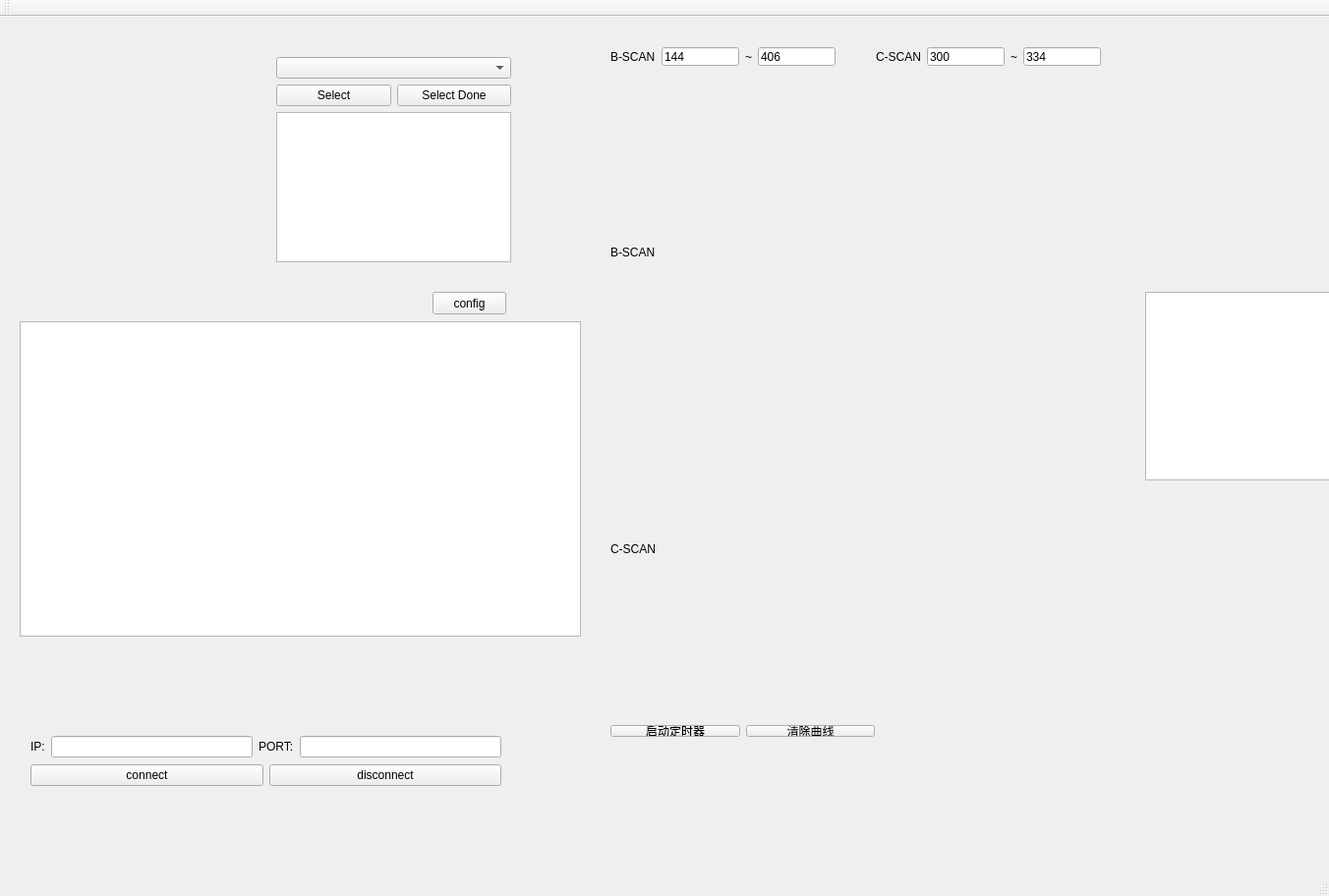
<?xml version="1.0" encoding="UTF-8"?>
<ui version="4.0">
 <class>Matlab_control_showClass</class>
 <widget class="QMainWindow" name="Matlab_control_showClass">
  <property name="geometry">
   <rect>
    <x>0</x>
    <y>0</y>
    <width>1352</width>
    <height>912</height>
   </rect>
  </property>
  <property name="windowTitle">
   <string>Matlab_control_show_show</string>
  </property>
  <widget class="QWidget" name="centralWidget">
   <widget class="QVTKWidget" name="qvtkWidget">
    <property name="geometry">
     <rect>
      <x>10</x>
      <y>30</y>
      <width>241</width>
      <height>231</height>
     </rect>
    </property>
   </widget>
   <widget class="QWidget" name="layoutWidget">
    <property name="geometry">
     <rect>
      <x>20</x>
      <y>720</y>
      <width>501</width>
      <height>75</height>
     </rect>
    </property>
    <layout class="QVBoxLayout" name="verticalLayout">
     <item>
      <layout class="QHBoxLayout" name="horizontalLayout_3">
       <item>
        <widget class="QLabel" name="label_3">
         <property name="text">
          <string>IP:</string>
         </property>
        </widget>
       </item>
       <item>
        <widget class="QLineEdit" name="lineEdit"/>
       </item>
       <item>
        <widget class="QLabel" name="label_4">
         <property name="text">
          <string>PORT:</string>
         </property>
        </widget>
       </item>
       <item>
        <widget class="QLineEdit" name="lineEdit_2"/>
       </item>
      </layout>
     </item>
     <item>
      <layout class="QHBoxLayout" name="horizontalLayout_2">
       <item>
        <widget class="QPushButton" name="pushButton">
         <property name="text">
          <string>connect</string>
         </property>
        </widget>
       </item>
       <item>
        <widget class="QPushButton" name="pushButton_2">
         <property name="text">
          <string>disconnect</string>
         </property>
        </widget>
       </item>
      </layout>
     </item>
    </layout>
   </widget>
   <widget class="QWidget" name="layoutWidget">
    <property name="geometry">
     <rect>
      <x>270</x>
      <y>30</y>
      <width>261</width>
      <height>231</height>
     </rect>
    </property>
    <layout class="QVBoxLayout" name="verticalLayout_3">
     <item>
      <widget class="QComboBox" name="comboBox">
       <item>
        <property name="text">
         <string/>
        </property>
       </item>
       <item>
        <property name="text">
         <string>平面</string>
        </property>
       </item>
       <item>
        <property name="text">
         <string>喇叭口</string>
        </property>
       </item>
      </widget>
     </item>
     <item>
      <layout class="QHBoxLayout" name="horizontalLayout_4">
       <item>
        <widget class="QPushButton" name="select">
         <property name="text">
          <string>Select</string>
         </property>
        </widget>
       </item>
       <item>
        <widget class="QPushButton" name="select_done">
         <property name="text">
          <string>Select Done</string>
         </property>
        </widget>
       </item>
      </layout>
     </item>
     <item>
      <widget class="QTextBrowser" name="textBrowser"/>
     </item>
    </layout>
   </widget>
   <widget class="QtCharts::QChartView" name="graphicsView">
    <property name="geometry">
     <rect>
      <x>20</x>
      <y>310</y>
      <width>571</width>
      <height>321</height>
     </rect>
    </property>
   </widget>
   <widget class="QWidget" name="layoutWidget">
    <property name="geometry">
     <rect>
      <x>610</x>
      <y>710</y>
      <width>291</width>
      <height>34</height>
     </rect>
    </property>
    <layout class="QHBoxLayout" name="horizontalLayout">
     <item>
      <widget class="QPushButton" name="btnStartAndStop">
       <property name="text">
        <string>启动定时器</string>
       </property>
      </widget>
     </item>
     <item>
      <widget class="QPushButton" name="btnClear">
       <property name="text">
        <string>清除曲线</string>
       </property>
      </widget>
     </item>
    </layout>
   </widget>
   <widget class="QWidget" name="layoutWidget">
    <property name="geometry">
     <rect>
      <x>610</x>
      <y>80</y>
      <width>521</width>
      <height>621</height>
     </rect>
    </property>
    <layout class="QVBoxLayout" name="verticalLayout_2">
     <item>
      <widget class="QLabel" name="label">
       <property name="text">
        <string>B-SCAN</string>
       </property>
      </widget>
     </item>
     <item>
      <widget class="QLabel" name="label_2">
       <property name="text">
        <string>C-SCAN</string>
       </property>
      </widget>
     </item>
    </layout>
   </widget>
   <widget class="QWidget" name="layoutWidget">
    <property name="geometry">
     <rect>
      <x>610</x>
      <y>20</y>
      <width>251</width>
      <height>41</height>
     </rect>
    </property>
    <layout class="QHBoxLayout" name="horizontalLayout_5">
     <item>
      <widget class="QLabel" name="label_5">
       <property name="text">
        <string>B-SCAN</string>
       </property>
      </widget>
     </item>
     <item>
      <widget class="QLineEdit" name="lineEdit_3">
       <property name="text">
        <string>144</string>
       </property>
      </widget>
     </item>
     <item>
      <widget class="QLabel" name="label_6">
       <property name="text">
        <string>~</string>
       </property>
      </widget>
     </item>
     <item>
      <widget class="QLineEdit" name="lineEdit_4">
       <property name="text">
        <string>406</string>
       </property>
      </widget>
     </item>
    </layout>
   </widget>
   <widget class="QWidget" name="layoutWidget">
    <property name="geometry">
     <rect>
      <x>880</x>
      <y>20</y>
      <width>251</width>
      <height>41</height>
     </rect>
    </property>
    <layout class="QHBoxLayout" name="horizontalLayout_6">
     <item>
      <widget class="QLabel" name="label_7">
       <property name="text">
        <string>C-SCAN</string>
       </property>
      </widget>
     </item>
     <item>
      <widget class="QLineEdit" name="lineEdit_5">
       <property name="text">
        <string>300</string>
       </property>
      </widget>
     </item>
     <item>
      <widget class="QLabel" name="label_8">
       <property name="text">
        <string>~</string>
       </property>
      </widget>
     </item>
     <item>
      <widget class="QLineEdit" name="lineEdit_6">
       <property name="text">
        <string>334</string>
       </property>
      </widget>
     </item>
    </layout>
   </widget>
   <widget class="QPushButton" name="pushButton_config">
    <property name="geometry">
     <rect>
      <x>440</x>
      <y>280</y>
      <width>75</width>
      <height>23</height>
     </rect>
    </property>
    <property name="text">
     <string>config</string>
    </property>
   </widget>
   <widget class="QListWidget" name="listWidget">
    <property name="geometry">
     <rect>
      <x>1165</x>
      <y>280</y>
      <width>191</width>
      <height>192</height>
     </rect>
    </property>
   </widget>
  </widget>
  <widget class="QMenuBar" name="menuBar">
   <property name="geometry">
    <rect>
     <x>0</x>
     <y>0</y>
     <width>1352</width>
     <height>22</height>
    </rect>
   </property>
  </widget>
  <widget class="QToolBar" name="mainToolBar">
   <attribute name="toolBarArea">
    <enum>TopToolBarArea</enum>
   </attribute>
   <attribute name="toolBarBreak">
    <bool>false</bool>
   </attribute>
  </widget>
  <widget class="QStatusBar" name="statusBar"/>
 </widget>
 <layoutdefault spacing="6" margin="11"/>
 <customwidgets>
  <customwidget>
   <class>QVTKWidget</class>
   <extends>QWidget</extends>
   <header>QVTKWidget.h</header>
  </customwidget>
  <customwidget>
   <class>QtCharts::QChartView</class>
   <extends>QGraphicsView</extends>
   <header>qchartview.h</header>
  </customwidget>
 </customwidgets>
 <resources/>
 <connections>
  <connection>
   <sender>select</sender>
   <signal>clicked()</signal>
   <receiver>Matlab_control_showClass</receiver>
   <slot>pushButtonSelect_clicked()</slot>
   <hints>
    <hint type="sourcelabel">
     <x>355</x>
     <y>113</y>
    </hint>
    <hint type="destinationlabel">
     <x>348</x>
     <y>75</y>
    </hint>
   </hints>
  </connection>
  <connection>
   <sender>select_done</sender>
   <signal>clicked()</signal>
   <receiver>Matlab_control_showClass</receiver>
   <slot>pushButtonSelDone_clicked()</slot>
   <hints>
    <hint type="sourcelabel">
     <x>528</x>
     <y>113</y>
    </hint>
    <hint type="destinationlabel">
     <x>471</x>
     <y>57</y>
    </hint>
   </hints>
  </connection>
  <connection>
   <sender>pushButton_config</sender>
   <signal>clicked()</signal>
   <receiver>Matlab_control_showClass</receiver>
   <slot>pushButtonConfig_clicked()</slot>
   <hints>
    <hint type="sourcelabel">
     <x>478</x>
     <y>338</y>
    </hint>
    <hint type="destinationlabel">
     <x>463</x>
     <y>424</y>
    </hint>
   </hints>
  </connection>
  <connection>
   <sender>pushButton</sender>
   <signal>clicked()</signal>
   <receiver>Matlab_control_showClass</receiver>
   <slot>pushButton_clicked()</slot>
   <hints>
    <hint type="sourcelabel">
     <x>112</x>
     <y>812</y>
    </hint>
    <hint type="destinationlabel">
     <x>157</x>
     <y>878</y>
    </hint>
   </hints>
  </connection>
  <connection>
   <sender>pushButton_2</sender>
   <signal>clicked()</signal>
   <receiver>Matlab_control_showClass</receiver>
   <slot>pushButton_2_clicked()</slot>
   <hints>
    <hint type="sourcelabel">
     <x>377</x>
     <y>811</y>
    </hint>
    <hint type="destinationlabel">
     <x>424</x>
     <y>862</y>
    </hint>
   </hints>
  </connection>
 </connections>
 <slots>
  <slot>pushButtonSelect_clicked()</slot>
  <slot>pushButtonSelDone_clicked()</slot>
  <slot>pushButtonConfig_clicked()</slot>
  <slot>slotBtnClear()</slot>
  <slot>slotBtnStartAndStop()</slot>
  <slot>pushButton_clicked()</slot>
  <slot>pushButton_2_clicked()</slot>
 </slots>
</ui>
